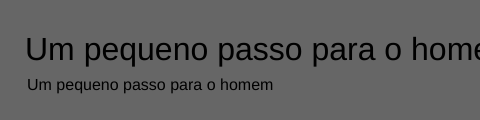
Frame 1 (no input)
Frame 60 (no input): identical to frame 1, image omitted
Frame 120 (the mouse pressed at the canvas centre since frame 60): identical to frame 1, image omitted

The p5.js sketch that drew this single still picture (run headless with seeded random() and noise() and a simulated clock; from frame 60 on, the mouse is pressed at the canvas centre):

// p5.js sketch
// ── sketch.js
function setup() {
  createCanvas(480, 120);
  textFont("Arial");
}

function draw() {
  background(102);
  textSize(32);
  text("Um pequeno passo para o homem...", 25,60);
  textSize(16);
  text("Um pequeno passo para o homem", 27, 90);
}
